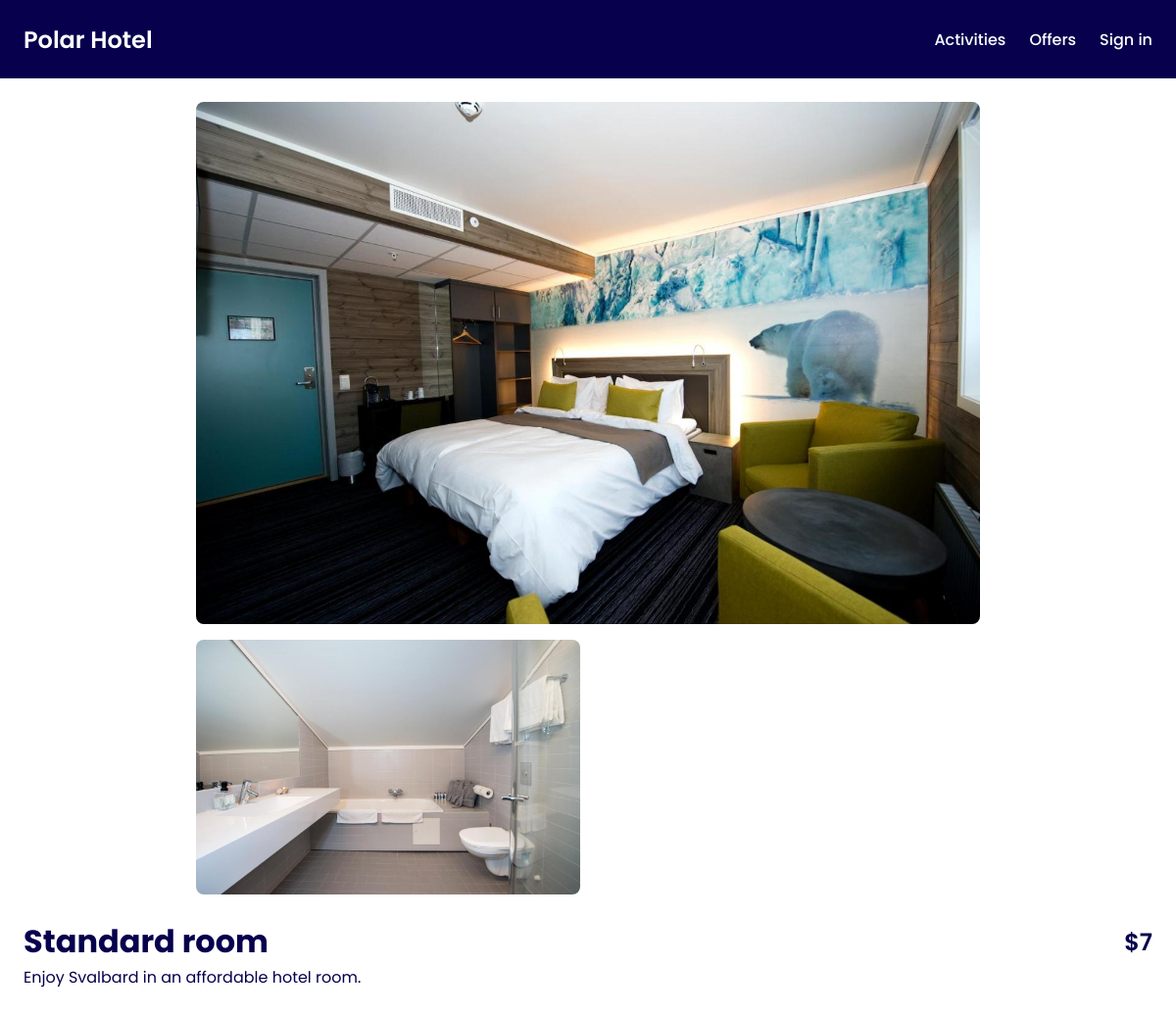
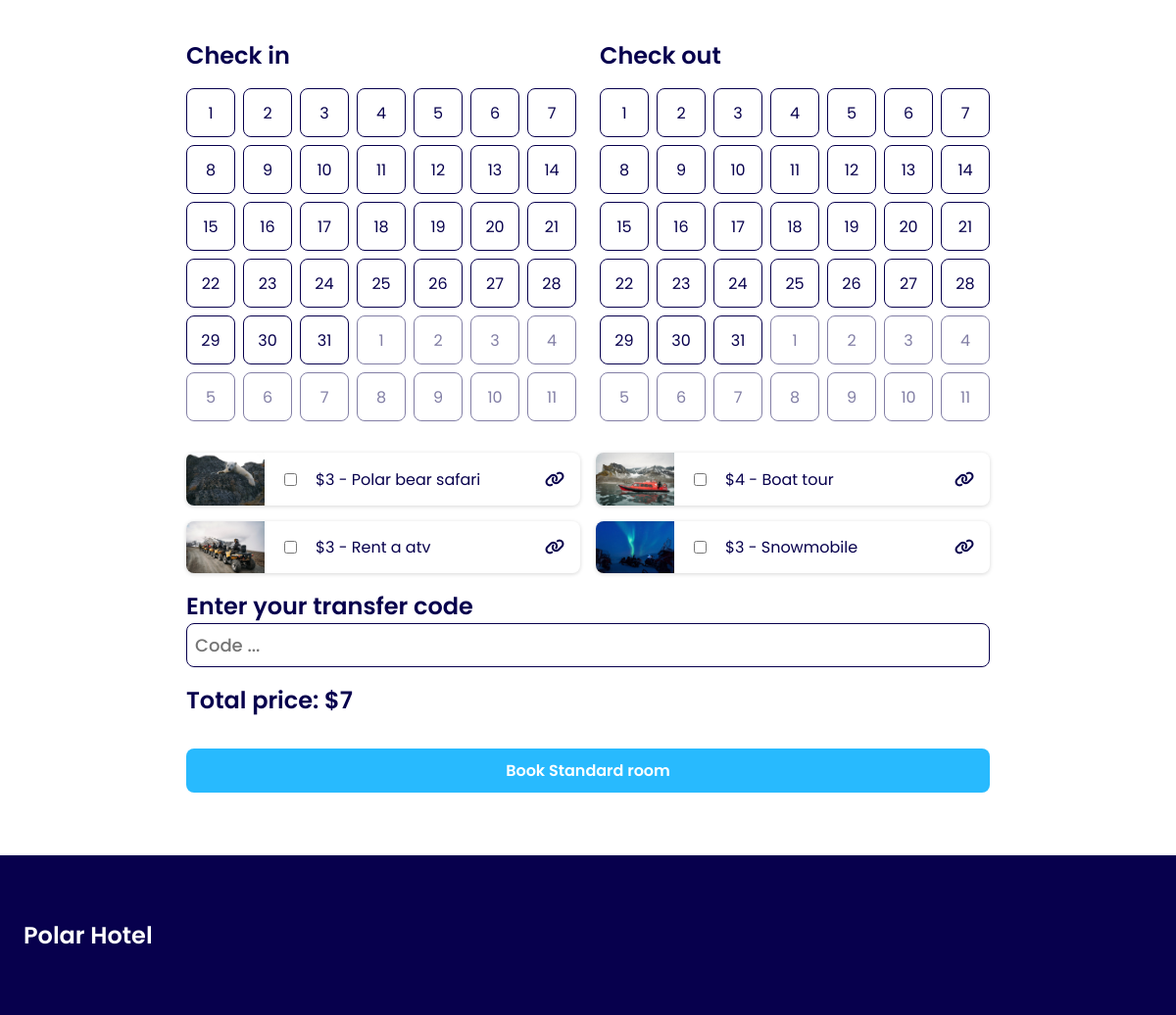
The app's page /room.php?room=1 with its own data (2 pictures, top to bottom).
### tables this page shows
CREATE TABLE activities (
	id INTEGER PRIMARY KEY,
	activity VARCHAR,
	price INTEGER,
	description VARCHAR,
	image VARCHAR
);

### app/getRooms.php (called while the page is built, shortened)
<?php
require_once __DIR__ . "/../vendor/autoload.php";
$stars = intval($_ENV["STARS"]);
$getRooms = $db->query("SELECT rooms.id, rooms.name, rooms.price, rooms.description, image_room.image FROM rooms
INNER JOIN image_room ON image_room.room_id = rooms.id");
$getRooms->execute();
$rooms = $getRooms->fetchAll(PDO::FETCH_ASSOC);
$mappedRooms = [];
foreach ($rooms as $room) {
    $id = $room["id"];
    $price = intval($room["price"]);
    $price = $price + $stars;
    if (!isset($mappedRooms[$id])) {
        $mappedRooms[$id] = [
            "id" => $id,
            "name" => $room["name"],
            "price" => $price,
            "description" => $room["description"],
            "images" => [],
        ];
    }
    $mappedRooms[$id]["images"][] = $room["image"];
}
$rooms = array_values($mappedRooms);

### app/hotelFunctions.php (called while the page is built, shortened)
<?php
function monthArrayDate(int $timeStamp): array
{
    return [
        "date" => date("Y-m-d", $timeStamp),
        "dayOfWeek" => intval(date("N", $timeStamp)),
        "dayDate" => intval(date("d", $timeStamp)),
        "month" => intval(date("m", $timeStamp)),
    ];
}
function getMonth(int $monthIndex, int $year): array
{
    $monthLength = cal_days_in_month(CAL_GREGORIAN, $monthIndex, $year);
    $month = [];
    $firstDay = date("N", mktime(0, 0, 0, $monthIndex, 1, $year));
    $daysBefore = $firstDay - 1;
    $daysAfter = 42 - $monthLength - $daysBefore;
    for ($idx = $daysBefore; $idx > 0; $idx--) {
        $timeStamp = mktime(0, 0, 0, $monthIndex, 1 - $idx, $year);
        $month[] = monthArrayDate($timeStamp);
    }
    for ($idx = 0; $idx < $monthLength; $idx++) {
        $timeStamp = mktime(0, 0, 0, $monthIndex, $idx + 1, $year);
        $month[] = monthArrayDate($timeStamp);
    }
    for ($idx = 1; $idx <= $daysAfter; $idx++) {
        $timeStamp = mktime(0, 0, 0, $monthIndex, $monthLength + $idx, $year);
        $month[] = monthArrayDate($timeStamp);
    }
    return $month;
}
function filterForId(array $arrays, int $arrayId): array
{
    $filteredArray = array_filter($arrays, function ($array) use ($arrayId) {
        return $array["id"] === $arrayId;
    });
    return reset($filteredArray);
}

### app/getActivities.php (called while the page is built, shortened)
<?php
require_once __DIR__ . "/../vendor/autoload.php";
$stars = intval($_ENV["STARS"]);
$selectActivities = $db->query("SELECT * FROM activities");
$selectActivities->execute();
$activities = $selectActivities->fetchAll(PDO::FETCH_ASSOC);
$activities = array_map(function (array $activity) use ($stars) {
    return [...$activity, "price" => $activity["price"] = $activity["price"] + $stars];
}, $activities);

### room.php (the view, shortened to what this page needs)
<?php
require_once __DIR__ . "/views/header.php";
require_once __DIR__ . "/views/navigation.php";
require __DIR__ . "/app/getRooms.php";
require __DIR__ . "/app/getActivities.php";
$roomId = intval($_GET["room"]);
$room = filterForId($rooms, $roomId);
?>
<main class="room-main max-w-section">
    <div class="room-content-order">
        <div class="column room-info-container">
            <div class="space-between name-price-title">
                <h1><?= $room["name"]; ?></h1>
                <h3><?= "$" . $room["price"]; ?></h3>
            </div>
            <div><?= $room["description"]; ?></div>
        </div>
        <div class="room-gallery-grid">
            <?php foreach ($room["images"] as $image) : ?>
                <img src=<?= "./assets/images/" . $image; ?> alt="hotel room">
            <?php endforeach; ?>
        </div>
    </div>
    <form method="post" class="book-room-form" action="app/bookRoom.php">
        <div class="check-in-out-calenders">
            <div>
                <h3>Check in</h3>
                <?php
                $calendarIdentifier = "-checkin";
                require __DIR__ . "/views/calendar.php"; ?>
            </div>
            <div>
                <h3>Check out</h3>
                <?php
                $calendarIdentifier = "-checkout";
                require __DIR__ . "/views/calendar.php"; ?>
            </div>
        </div>
        <div class="room-activities">
            <?php foreach ($activities as $activity) : ?>
                <div class="room-activities-card">
                    <img src="<?= "assets/images/" . $activity["image"] ?>" alt="activity">
                    <input data-price="<?= $activity["price"]; ?>" class="activity-check" type="checkbox" name="activities[]" value="<?= $activity["id"] ?>">
                    <div><?= "$" . $activity["price"] . " - " . $activity["activity"] ?></div>
                    <a href="activities.php" class="text-dark-blue flex-grow">
                        <i class="fa-solid fa-link"></i>
                    </a>
                </div>
            <?php endforeach; ?>
        </div>
        <div>
            <label for="transfer-code">
                <h3>Enter your transfer code</h3>
            </label>
            <input placeholder="Code ..." class="transfer-code-input" type="text" name="transfer-code" id="transfer-code" required>
        </div>
        <h3>Total price: <span id="total-price"><?= "$" . $room["price"] ?></span></h3>
        <button type="submit" class="submit-btn-blue">Book <?= $room["name"] ?></button>
    </form>
</main>
<?php require_once __DIR__ . "/views/footer.php"; ?>

### views/calendar.php (shortened to what this page needs)
<?php
$selectedMonth = intval(date("m", mktime(0, 0, 0, 1, 1, 2024)));
$selectedYear = intval(date("Y", mktime(0, 0, 0, 1, 1, 2024)));
$month = getMonth($selectedMonth, $selectedYear);
$identifier = $calendarIdentifier ?? '';
?>
<div class="calendar-grid">
    <?php foreach ($month as $date) : ?>
        <div id="<?= $selectedMonth === $date["month"] ? 'btn' . $identifier : '' ?>" class="calendar-cell <?= $selectedMonth !== $date["month"] ? 'offset-month' : 'current-month contain-radio'; ?>">
            <?= $date["dayDate"] ?>
        </div>
    <?php endforeach; ?>
</div>

### assets/style/style.css (style rules this page uses)
:root { --dark-blue: #07004d; --blue: #28bafe; --light-blue: #e3f5fd; --white: #fff; --rounded-md: 16px; --rounded-sm: 8px; }
* { box-sizing: border-box; font-family: "Poppins", sans-serif; }
body { min-height: 100vh; background: var(--white); color: var(--dark-blue); margin: 0; padding: 0; }
h1, h2, h3, p { margin: 0; }
h3 { font-size: 24px; font-weight: 600; }
button { border: none; cursor: pointer; }
a { color: var(--white); text-decoration: none; font-weight: 500; font-size: 1rem; }
.column { display: flex; flex-direction: column; }
.text-dark-blue { color: var(--dark-blue); }
.submit-btn-blue { background: var(--blue); color: var(--white); padding: 10px 0; font-size: 1rem; font-weight: 600; border-radius: var(--rounded-sm); }
.space-between { display: flex; justify-content: space-between; width: 100%; }
.max-w-section { max-width: 1440px; width: 100%; margin: 0 auto; }
.room-main { min-height: 100vh; padding: 104px 24px 0 24px; }
.room-gallery-grid { display: grid; grid-template-columns: repeat(2, 1fr); gap: 16px; max-width: 800px; }
.room-gallery-grid img { width: 100%; border-radius: var(--rounded-sm); }
.room-gallery-grid img:nth-child(1) { grid-column: span 2; }
.room-content-order { display: flex; gap: 24px; }
.name-price-title { align-items: center; }
.room-info-container { width: 100%; }
.book-room-form { margin: 64px auto; display: flex; flex-direction: column; gap: 16px; width: 100%; max-width: 820px; }
.calendar-grid { display: grid; grid-template-columns: repeat(7, minmax(40px, 50px)); grid-template-rows: repeat(6, minmax(40px, 50px)); place-content: center; gap: 8px; padding: 16px 0; }
.calendar-cell { padding: 8px; border: 1px solid var(--dark-blue); border-radius: var(--rounded-sm); display: flex; justify-content: center; align-items: center; user-select: none; }
.offset-month { opacity: 0.5; }
.current-month { cursor: pointer; transition: background 0.2s ease-out, color 0.2s ease-out; }
.contain-radio { position: relative; }
.check-in-out-calenders { display: flex; flex-direction: column; align-items: center; justify-content: center; gap: 24px; }
.room-activities { display: grid; grid-template-columns: repeat(auto-fill, minmax(350px, 1fr)); gap: 16px; }
.room-activities-card { display: flex; align-items: center; gap: 16px; padding-right: 16px; width: 100%; overflow: hidden; border-radius: var(--rounded-sm); box-shadow: rgba(0, 0, 0, 0.16) 0px 1px 4px; }
.room-activities-card img { width: 80px; object-fit: cover; object-position: center; }
.flex-grow { flex-grow: 1; text-align: end; }
.transfer-code-input { width: 100%; border: 1px solid var(--dark-blue); border-radius: var(--rounded-sm); padding: 8px; font-size: 18px; font-weight: 500; }

### assets/style/mediaQuery.css (style rules this page uses)
@media (max-width: 1200px) { .room-content-order { flex-direction: column-reverse; } }
@media (max-width: 1200px) { .room-gallery-grid { margin: 0 auto; } }
@media (min-width: 900px) { .check-in-out-calenders { flex-direction: row; } }

### records on screen
activities: price "3", image (picture), activity "Polar bear safari"
activities: image (picture), price "4", activity "Boat tour"
activities: image (picture), price "3", activity "Rent a atv"
activities: image (picture), price "3", activity "Snowmobile"

### other values on screen
$room["name"] "Standard room"
$room["price"] "7"
$room["description"] "Enjoy Svalbard in an affordable hotel room."
$date["dayDate"] "1"
$date["dayDate"] "2"
$date["dayDate"] "4"
$date["dayDate"] "5"
$date["dayDate"] "6"
$date["dayDate"] "7"
$date["dayDate"] "8"
$date["dayDate"] "9"
$date["dayDate"] "10"
$date["dayDate"] "11"
$date["dayDate"] "12"
$date["dayDate"] "13"
